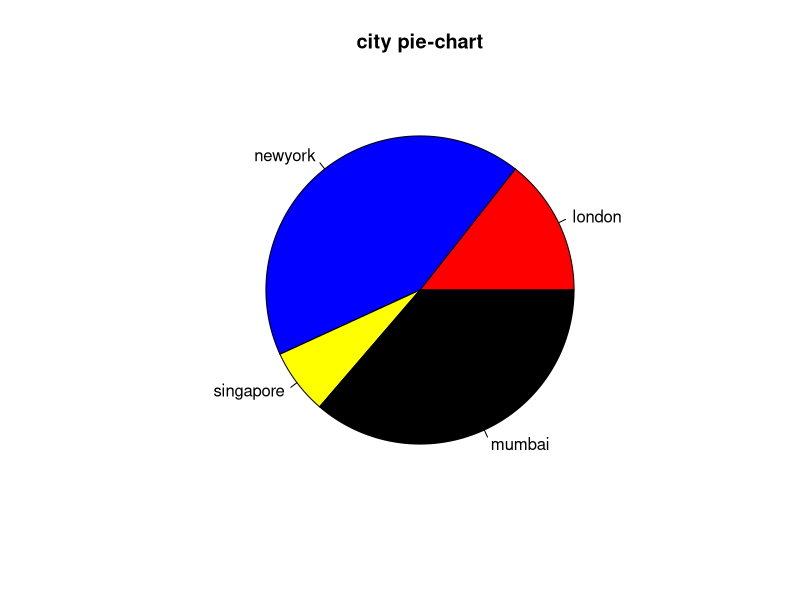

The R source for this figure:
city<-c(21,62,10,53) 
result<-pie(city, main="city pie-chart", labels=c("london","newyork","singapore","mumbai"), col=c("red","blue","yellow","black") ) 
print(result)